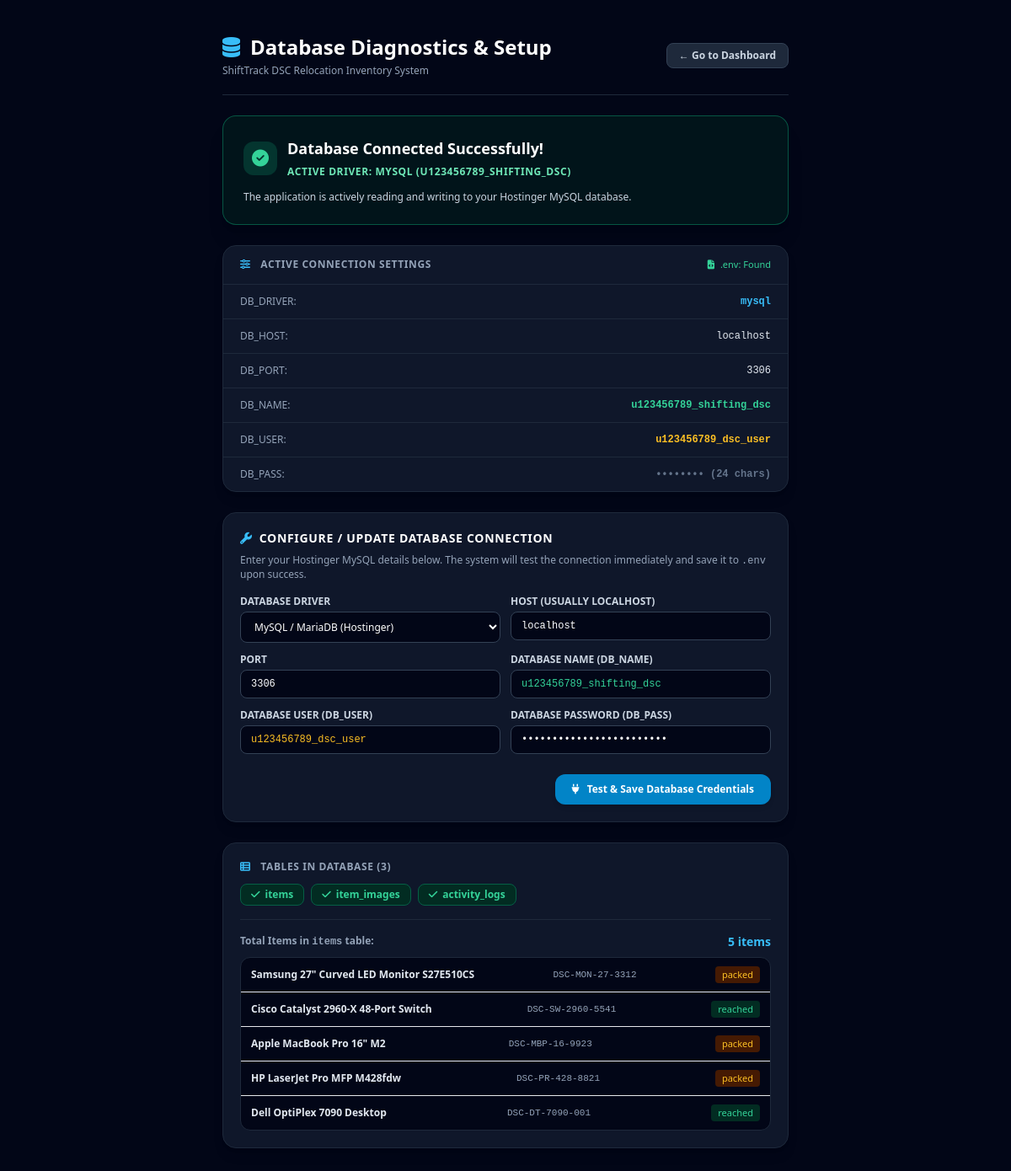
/db-test.php, run on the app's committed database.
### tables this page shows
CREATE TABLE `items` (
  `id` int(11) NOT NULL AUTO_INCREMENT,
  `brand` varchar(100) NOT NULL,
  `model` varchar(100) NOT NULL,
  `serial_number` varchar(150) NOT NULL,
  `category` varchar(100) DEFAULT 'General',
  `old_location` varchar(150) DEFAULT '',
  `new_location` varchar(150) DEFAULT '',
  `status` varchar(50) NOT NULL DEFAULT 'packed',
  `old_condition` text DEFAULT NULL,
  `created_at` datetime NOT NULL DEFAULT CURRENT_TIMESTAMP,
  `reached_at` datetime DEFAULT NULL,
  `reached_by` varchar(100) DEFAULT NULL,
  `reached_condition` varchar(50) DEFAULT NULL,
  `reached_notes` text DEFAULT NULL,
  PRIMARY KEY (`id`),
  UNIQUE KEY `idx_serial_number` (`serial_number`),
  KEY `idx_status` (`status`),
  KEY `idx_category` (`category`)
);

### db-test.php (the view, shortened to what this page needs)
<?php
$envFileExists = file_exists(BASE_PATH . '/.env');
$pdoSuccess = false;
$tablesFound = [];
$itemCount = 0;
$itemsSample = [];
try {
    $db = get_db();
    $pdoSuccess = true;
    if (DB_DRIVER === 'mysql') {
        $stmt = $db->query("SHOW TABLES");
        $tablesFound = $stmt->fetchAll(PDO::FETCH_COLUMN);
    } else {
        $stmt = $db->query("SELECT name FROM sqlite_master WHERE type='table'");
        $tablesFound = $stmt->fetchAll(PDO::FETCH_COLUMN);
    }
    if (in_array('items', $tablesFound)) {
        $itemCount = $db->query("SELECT COUNT(*) FROM items")->fetchColumn();
        $itemsSample = $db->query("SELECT id, brand, model, serial_number, status FROM items ORDER BY id DESC LIMIT 5")->fetchAll();
    }
} catch (Throwable $e) {
    $pdoError = $e->getMessage();
}
?>
<!DOCTYPE html>
<html lang="en">
<head>
    <script src="https://cdn.tailwindcss.com"></script>
    <link rel="stylesheet" href="https://cdnjs.cloudflare.com/ajax/libs/font-awesome/6.4.0/css/all.min.css">
</head>
<body class="bg-slate-950 text-slate-100 min-h-screen py-10 px-4 font-sans antialiased">
    <div class="max-w-2xl mx-auto space-y-6">
        <div class="flex items-center justify-between border-b border-slate-800 pb-5">
            <div>
                <h1 class="text-2xl font-extrabold text-white flex items-center">
                    <i class="fa-solid fa-database text-sky-400 mr-3"></i>
                    Database Diagnostics & Setup
                </h1>
                <p class="text-xs text-slate-400 mt-1">ShiftTrack DSC Relocation Inventory System</p>
            </div>
            <a href="index.php" class="px-3.5 py-1.5 bg-slate-800 hover:bg-slate-700 text-slate-300 text-xs font-semibold rounded-lg border border-slate-700">
                &larr; Go to Dashboard
            </a>
        </div>
        <?php if ($pdoSuccess): ?>
            <div class="bg-emerald-950/40 border border-emerald-500/40 rounded-2xl p-6 shadow-xl">
                <div class="flex items-center space-x-3 mb-3">
                    <div class="w-10 h-10 rounded-xl bg-emerald-500/20 text-emerald-400 flex items-center justify-center text-xl">
                        <i class="fa-solid fa-circle-check"></i>
                    </div>
                    <div>
                        <h2 class="text-lg font-bold text-white">Database Connected Successfully!</h2>
                        <span class="text-xs text-emerald-300 uppercase tracking-wider font-semibold">
                            Active Driver: <?= strtoupper(DB_DRIVER) ?> (<?= htmlspecialchars(DB_NAME ?: 'sqlite') ?>)
                        </span>
                    </div>
                </div>
                <p class="text-xs text-slate-300">
                    The application is actively reading and writing to your <?= (DB_DRIVER === 'mysql') ? 'Hostinger MySQL database' : 'SQLite storage' ?>.
                </p>
            </div>
        <?php endif; ?>
        <div class="bg-slate-900 border border-slate-800 rounded-2xl overflow-hidden shadow-lg">
            <div class="px-5 py-3.5 bg-slate-850 border-b border-slate-800 flex items-center justify-between">
                <h3 class="text-xs font-bold uppercase tracking-wider text-slate-400">
                    <i class="fa-solid fa-sliders mr-2 text-sky-400"></i> Active Connection Settings
                </h3>
                <span class="text-[11px] <?= $envFileExists ? 'text-emerald-400' : 'text-amber-400' ?>">
                    <i class="fa-solid fa-file-code mr-1"></i> .env: <?= $envFileExists ? 'Found' : 'Missing' ?>
                </span>
            </div>
            <div class="divide-y divide-slate-800 text-xs font-mono">
                <div class="flex justify-between p-3 px-5"><span class="text-slate-400 font-sans">DB_DRIVER:</span><span class="text-sky-400 font-bold"><?= htmlspecialchars(DB_DRIVER) ?></span></div>
                <div class="flex justify-between p-3 px-5"><span class="text-slate-400 font-sans">DB_HOST:</span><span class="text-slate-200"><?= htmlspecialchars(DB_HOST) ?></span></div>
                <div class="flex justify-between p-3 px-5"><span class="text-slate-400 font-sans">DB_PORT:</span><span class="text-slate-200"><?= htmlspecialchars(DB_PORT) ?></span></div>
                <div class="flex justify-between p-3 px-5"><span class="text-slate-400 font-sans">DB_NAME:</span><span class="text-emerald-400 font-bold"><?= htmlspecialchars(DB_NAME ?: '(empty)') ?></span></div>
                <div class="flex justify-between p-3 px-5"><span class="text-slate-400 font-sans">DB_USER:</span><span class="text-amber-400 font-bold"><?= htmlspecialchars(DB_USER ?: '(empty)') ?></span></div>
                <div class="flex justify-between p-3 px-5"><span class="text-slate-400 font-sans">DB_PASS:</span><span class="text-slate-500 font-bold"><?= empty(DB_PASS) ? '(empty)' : '•••••••• (' . strlen(DB_PASS) . ' chars)' ?></span></div>
            </div>
        </div>
        <div class="bg-slate-900 border border-slate-800 rounded-2xl overflow-hidden shadow-lg p-5">
            <h3 class="text-sm font-bold uppercase tracking-wider text-white mb-2 flex items-center">
                <i class="fa-solid fa-wrench mr-2 text-sky-400"></i> Configure / Update Database Connection
            </h3>
            <p class="text-xs text-slate-400 mb-4">
                Enter your Hostinger MySQL details below. The system will test the connection immediately and save it to <code>.env</code> upon success.
            </p>
            <form action="db-test.php" method="POST" class="space-y-4">
                <div class="grid grid-cols-1 sm:grid-cols-2 gap-3">
                    <div>
                        <label class="block text-xs font-semibold text-slate-300 uppercase mb-1">Database Driver</label>
                        <select name="db_driver" class="w-full px-3 py-2 text-xs bg-slate-950 border border-slate-700 rounded-lg text-white focus:ring-2 focus:ring-sky-500 focus:outline-none">
                            <option value="mysql" <?= (DB_DRIVER === 'mysql') ? 'selected' : '' ?>>MySQL / MariaDB (Hostinger)</option>
                        </select>
                    </div>
                    <div>
                        <label class="block text-xs font-semibold text-slate-300 uppercase mb-1">Host (usually localhost)</label>
                        <input type="text" name="db_host" value="<?= htmlspecialchars(DB_HOST ?: 'localhost') ?>" class="w-full px-3 py-2 text-xs bg-slate-950 border border-slate-700 rounded-lg text-white font-mono focus:ring-2 focus:ring-sky-500 focus:outline-none">
                    </div>
                    <div>
                        <label class="block text-xs font-semibold text-slate-300 uppercase mb-1">Port</label>
                        <input type="text" name="db_port" value="<?= htmlspecialchars(DB_PORT ?: '3306') ?>" class="w-full px-3 py-2 text-xs bg-slate-950 border border-slate-700 rounded-lg text-white font-mono focus:ring-2 focus:ring-sky-500 focus:outline-none">
                    </div>
                    <div>
                        <label class="block text-xs font-semibold text-slate-300 uppercase mb-1">Database Name (DB_NAME)</label>
                        <input type="text" name="db_name" value="<?= htmlspecialchars(DB_NAME) ?>" placeholder="e.g. u123456789_shifting_dsc" class="w-full px-3 py-2 text-xs bg-slate-950 border border-slate-700 rounded-lg text-emerald-400 font-mono focus:ring-2 focus:ring-sky-500 focus:outline-none">
                    </div>
                    <div>
                        <label class="block text-xs font-semibold text-slate-300 uppercase mb-1">Database User (DB_USER)</label>
                        <input type="text" name="db_user" value="<?= htmlspecialchars(DB_USER) ?>" placeholder="e.g. u123456789_dsc_user" class="w-full px-3 py-2 text-xs bg-slate-950 border border-slate-700 rounded-lg text-amber-400 font-mono focus:ring-2 focus:ring-sky-500 focus:outline-none">
                    </div>
                    <div>
                        <label class="block text-xs font-semibold text-slate-300 uppercase mb-1">Database Password (DB_PASS)</label>
                        <input type="password" name="db_pass" value="<?= htmlspecialchars(DB_PASS) ?>" placeholder="Your database password" class="w-full px-3 py-2 text-xs bg-slate-950 border border-slate-700 rounded-lg text-white font-mono focus:ring-2 focus:ring-sky-500 focus:outline-none">
                    </div>
                </div>
                <div class="pt-2 flex justify-end">
                    <button type="submit" class="px-5 py-2.5 bg-sky-600 hover:bg-sky-500 text-white text-xs font-bold rounded-xl shadow-md transition-all">
                        <i class="fa-solid fa-plug mr-1.5"></i> Test & Save Database Credentials
                    </button>
                </div>
            </form>
        </div>
        <?php if ($pdoSuccess): ?>
            <div class="bg-slate-900 border border-slate-800 rounded-2xl overflow-hidden shadow-lg p-5">
                <h3 class="text-xs font-bold uppercase tracking-wider text-slate-400 mb-3">
                    <i class="fa-solid fa-table-list mr-2 text-sky-400"></i> Tables in Database (<?= count($tablesFound) ?>)
                </h3>
                <div class="flex flex-wrap gap-2 mb-4">
                    <?php foreach (['items', 'item_images', 'activity_logs'] as $expectedTable): ?>
                        <?php $found = in_array($expectedTable, $tablesFound); ?>
                        <span class="px-3 py-1 rounded-lg text-xs font-semibold flex items-center space-x-1.5 <?= $found ? 'bg-emerald-950 text-emerald-400 border border-emerald-800' : 'bg-red-950 text-red-400 border border-red-800' ?>">
                            <i class="fa-solid <?= $found ? 'fa-check' : 'fa-xmark' ?>"></i>
                            <span><?= $expectedTable ?></span>
                        </span>
                    <?php endforeach; ?>
                </div>
                <div class="border-t border-slate-800 pt-4">
                    <div class="flex items-center justify-between mb-2">
                        <span class="text-xs text-slate-400 font-semibold">Total Items in <code>items</code> table:</span>
                        <span class="text-sm font-bold text-sky-400"><?= $itemCount ?> item<?= $itemCount !== 1 ? 's' : '' ?></span>
                    </div>
                    <?php if (!empty($itemsSample)): ?>
                        <div class="bg-slate-950 rounded-xl border border-slate-800 divide-y divide-slate-850 overflow-hidden text-xs">
                            <?php foreach ($itemsSample as $it): ?>
                                <div class="p-2.5 px-3 flex items-center justify-between">
                                    <span class="font-semibold text-slate-200"><?= htmlspecialchars($it['brand']) ?> <?= htmlspecialchars($it['model']) ?></span>
                                    <span class="font-mono text-[11px] text-slate-400"><?= htmlspecialchars($it['serial_number']) ?></span>
                                    <span class="text-[11px] px-2 py-0.5 rounded <?= ($it['status'] === 'reached') ? 'bg-emerald-950 text-emerald-400' : 'bg-amber-950 text-amber-400' ?>">
                                        <?= htmlspecialchars($it['status']) ?>
                                    </span>
                                </div>
                            <?php endforeach; ?>
                        </div>
                    <?php endif; ?>
                </div>
            </div>
        <?php endif; ?>
    </div>
</body>
</html>

### data on the page
items: brand "Samsung", model "27\" Curved LED Monitor S27E510CS", serial_number "DSC-MON-27-3312", status "packed"
items: brand "Cisco", model "Catalyst 2960-X 48-Port Switch", serial_number "DSC-SW-2960-5541", status "reached"
items: brand "Apple", model "MacBook Pro 16\" M2", serial_number "DSC-MBP-16-9923", status "packed"
items: brand "HP", model "LaserJet Pro MFP M428fdw", serial_number "DSC-PR-428-8821", status "packed"
items: brand "Dell", model "OptiPlex 7090 Desktop", serial_number "DSC-DT-7090-001", status "reached"

### other printed values
DB_DRIVER "MYSQL"
DB_NAME ?: 'sqlite' "U123456789_SHIFTING_DSC"
DB_DRIVER "mysql"
DB_HOST "localhost"
DB_PORT "3306"
DB_NAME ?: '(empty)' "u123456789_shifting_dsc"
DB_USER ?: '(empty)' "u123456789_dsc_user"
strlen(DB_PASS) "24"
count($tablesFound) "3"
$expectedTable "items"
$expectedTable "item_images"
$expectedTable "activity_logs"
$itemCount "5"
